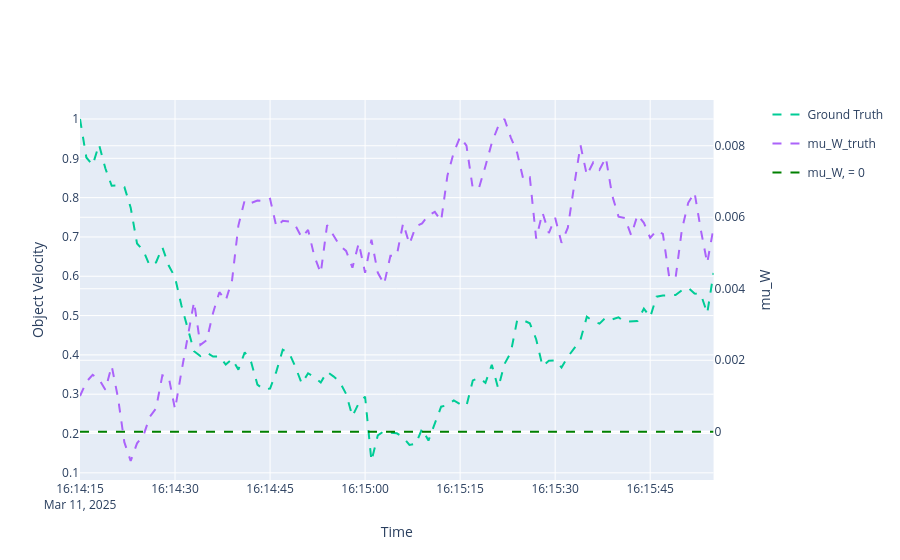

Source (notebook cell):
### Code cell
velocity_plotter= Plotterly(autosize=False, width=600,height=600,dimension=Dimension.ONE)
velocity_plotter.fig = make_subplots(specs=[[{"secondary_y": True}]])
velocity_plotter.fig.update_yaxes(secondary_y=False,title_text="Object Velocity")
velocity_plotter.fig.update_yaxes(secondary_y=True,title_text="mu_W")
velocity_plotter.fig.update_xaxes(title_text="Time")
velocity_plotter.fig.add_scatter(y=np.zeros_like(truth), x=timesteps, name=f'mu_W, = 0',secondary_y=True,line=dict(color="green",dash='dash'))
velocity_plotter.fig.layout.colorway=colorway

velocity_plotter.plot_ground_truths(truth, [1])
velocity_plotter.plot_ground_truths(mu_W_groundtruth, [0], secondary_y=True, label='mu_W_truth')
velocity_plotter.fig
